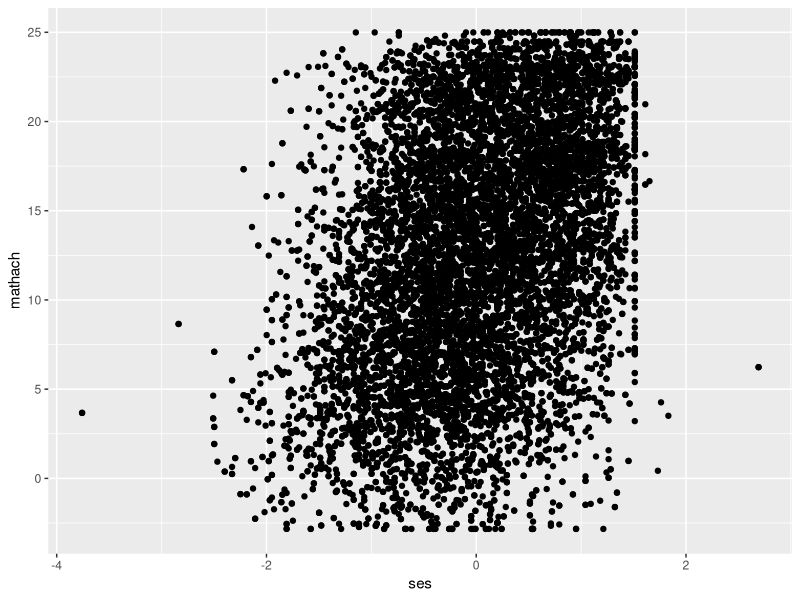
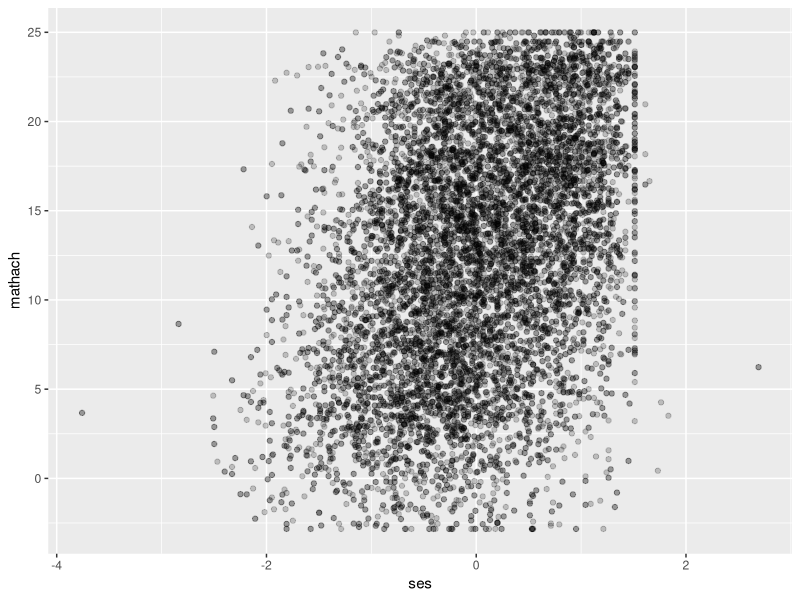
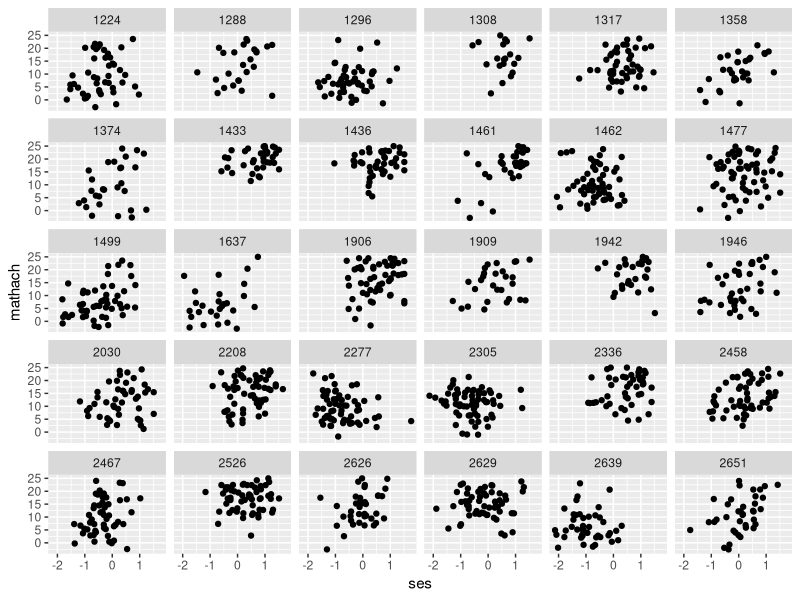
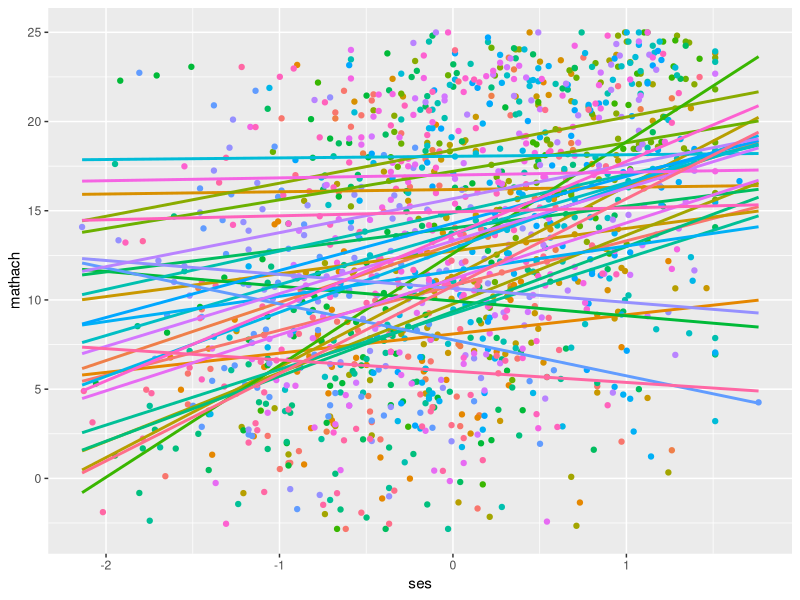
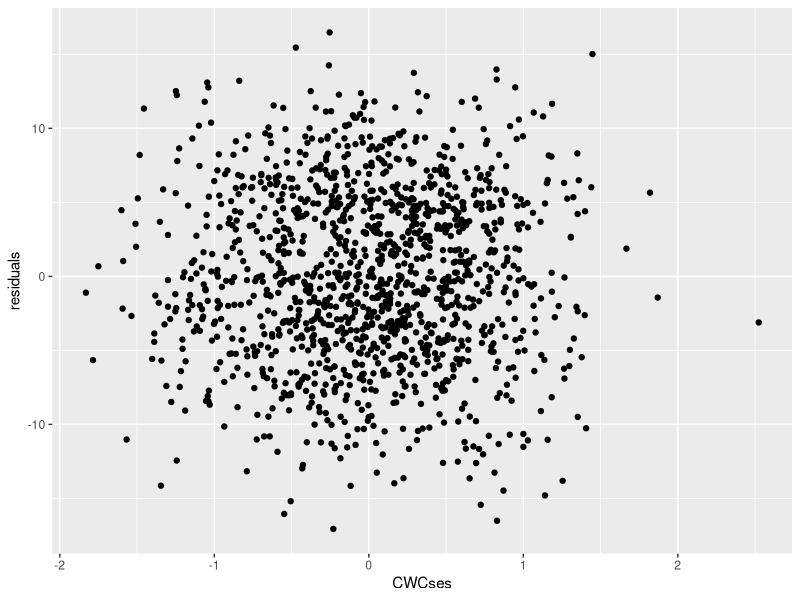
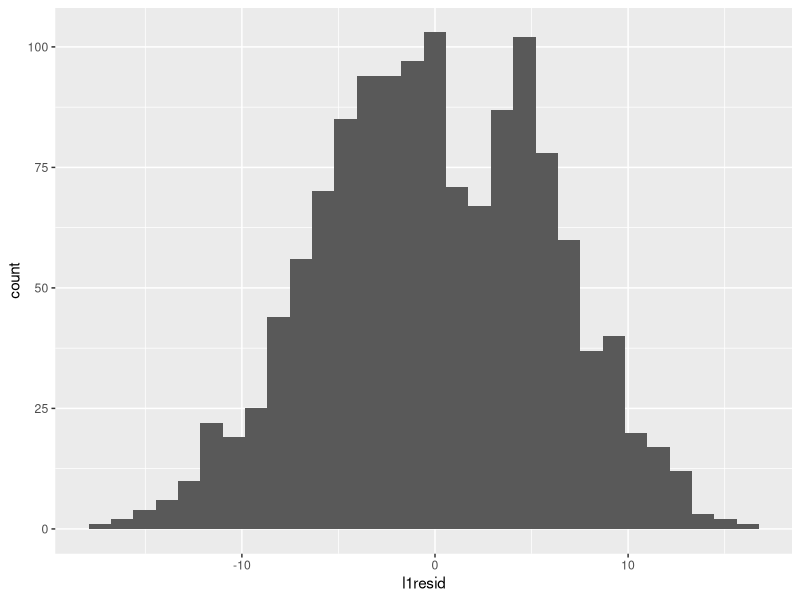
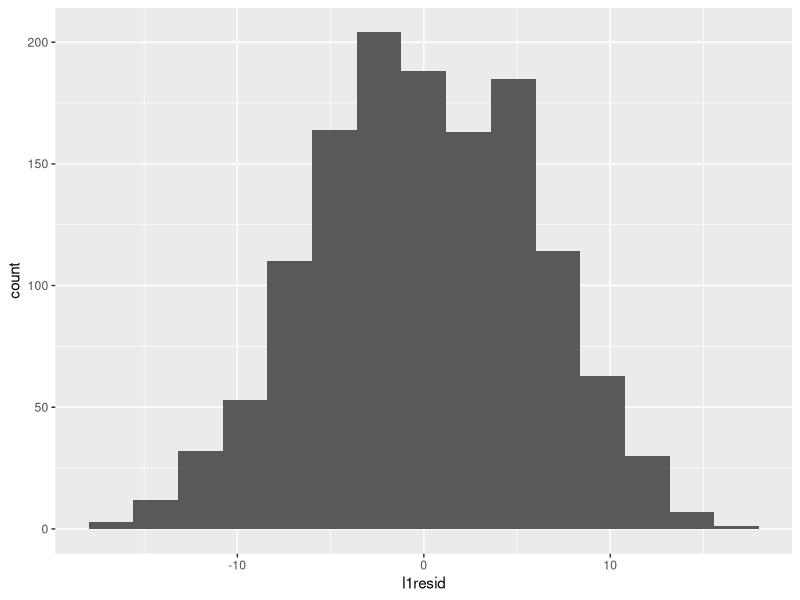
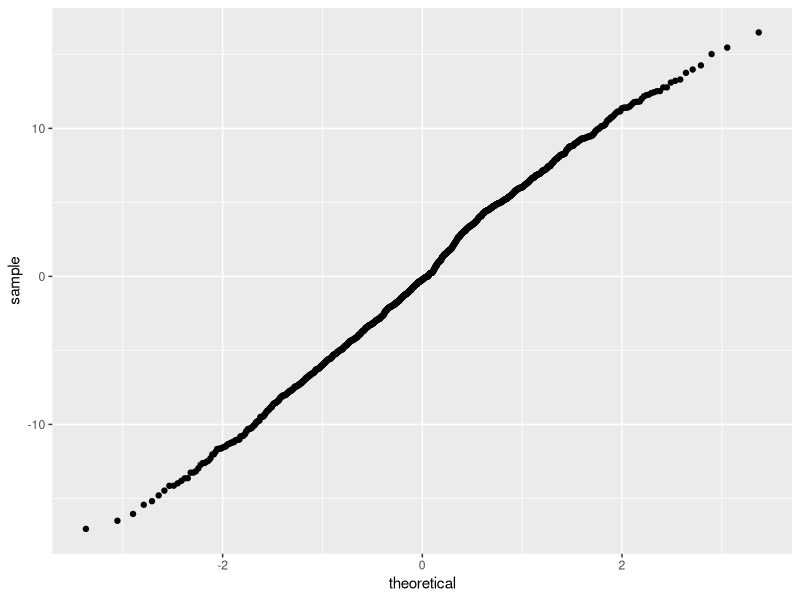

These figures' R source, in order:
## ---- chunk 1
library(lme4) # for multilevel models
library(lmerTest) # for p-values
library(dplyr) # for data manipulation
library(ggplot2) # for graphing
## ---- chunk 2
# this actually loads my code, but will be hidden
data <- read.csv('data/rb2002.csv', fileEncoding = "UTF-8-BOM")
## ---- chunk 3
data %>% 
  ggplot(mapping = aes(x = ses, y = mathach)) +
  geom_point()
## ---- chunk 4
data %>% 
  ggplot(mapping = aes(x = ses, y = mathach)) +
  geom_point(alpha = .2)
## ---- chunk 5
data <- data %>%
    filter(SCHOOL %in% head(unique(SCHOOL), n = 30))
## ---- chunk 6
data %>% 
  ggplot() +
  geom_point(mapping = aes(x = ses, y = mathach)) +
  facet_wrap(~ SCHOOL)
## ---- chunk 7
data %>% 
  group_by(SCHOOL) %>% 
  ggplot(mapping = aes(x = ses, y = mathach, colour = factor(SCHOOL))) +
  geom_point(show.legend = FALSE) +
  geom_smooth(method = lm, se = FALSE, show.legend = FALSE, fullrange = TRUE)
## ---- chunk 8
model <- lmer(mathach ~  CWCses*ses_mean + (1|SCHOOL) + (0 + CWCses|SCHOOL), data = data, REML = TRUE)
summary(model)
## ---- chunk 9
data$l1resid <- residuals(model)
head(data$l1resid)
## ---- chunk 10
data %>% 
  ggplot(mapping = aes(x = CWCses, y = l1resid)) +
  geom_point() +
  labs(x = "CWCses", y = "residuals")
## ---- chunk 11
cor.test(data$l1resid, data$CWCses)
## ---- chunk 12
data %>% 
  ggplot(mapping = aes(x = l1resid)) +
  geom_histogram()
## ---- chunk 13
data %>% 
  ggplot(mapping = aes(x = l1resid)) +
  geom_histogram(bins = 15)
## ---- chunk 14
data %>% 
  ggplot(mapping = aes(sample = l1resid)) +
  stat_qq()
## ---- chunk 15
l2_data <- data %>% 
  group_by(SCHOOL) %>%  # group data by clustering variable, school
  mutate(
    mathach_mean = mean(mathach) # create mean math achievement per school
  ) %>% 
  select(SCHOOL, ses_mean, mathach_mean) %>% 
  unique() # select unique rows (rather than having school, ses_mean, and mathach_mean repeating over and over again)
## ---- chunk 16
l2_data$intercept_resid = ranef(model)$SCHOOL[, 1]
l2_data$slope_resid = ranef(model)$SCHOOL[, 2]
## ---- chunk 17
l2_data %>% 
  ggplot(mapping = aes(x = intercept_resid, y = ses_mean)) +
  geom_point()
## ---- chunk 18
cor.test(l2_data$ses_mean, l2_data$intercept_resid)
## ---- chunk 19
l2_data %>% 
  ggplot(mapping = aes(x = slope_resid, y =ses_mean)) +
  geom_point()

cor.test(l2_data$ses_mean, l2_data$slope_resid)
## ---- chunk 20
l2_data %>% 
  ggplot(mapping = aes(x = slope_resid, y = intercept_resid)) +
  geom_point()

cor.test(l2_data$intercept_resid, l2_data$slope_resid)
## ---- chunk 21
l2_data %>% 
  ggplot(mapping = aes(x = intercept_resid)) +
  geom_histogram(binwidth = .75)

l2_data %>% 
  ggplot(mapping = aes(sample = intercept_resid)) +
  stat_qq()
## ---- chunk 22
l2_data %>% 
  ggplot(mapping = aes(x = slope_resid)) +
  geom_histogram(binwidth = .50)

l2_data %>% 
  ggplot(mapping = aes(sample = slope_resid)) +
  stat_qq()
## ---- chunk 23
n_per_school <- data %>% 
    group_by(SCHOOL) %>% # group by school
    select(SCHOOL) %>% # we just want to count schools
    count() %>% 
    ungroup() %>% 
    select(n) %>% 
    unlist()
## ---- chunk 24
data$intercept_resid <- rep(l2_data$intercept_resid, times = n_per_school)
data$slope_resid <- rep(l2_data$slope_resid, times = n_per_school)
## ---- chunk 25
data %>% 
  ggplot(mapping = aes(x = l1resid, y = intercept_resid)) +
  geom_point()

cor.test(data$l1resid, data$intercept_resid)
## ---- chunk 26
data %>% 
  ggplot(mapping = aes(x = l1resid, y = slope_resid)) +
  geom_point()

cor.test(data$l1resid, data$slope_resid)
## ---- chunk 27
data %>% 
  ggplot(mapping = aes(x = l1resid, y = ses_mean)) +
  geom_point()

cor.test(data$l1resid, data$ses_mean)
## ---- chunk 28
data %>% 
  ggplot(mapping = aes(x = intercept_resid, y = CWCses)) +
  geom_point()

cor.test(data$intercept_resid, data$CWCses)
## ---- chunk 29
data %>% 
  ggplot(mapping = aes(x = slope_resid, y = CWCses)) +
  geom_point()

cor.test(data$slope_resid, data$CWCses)
